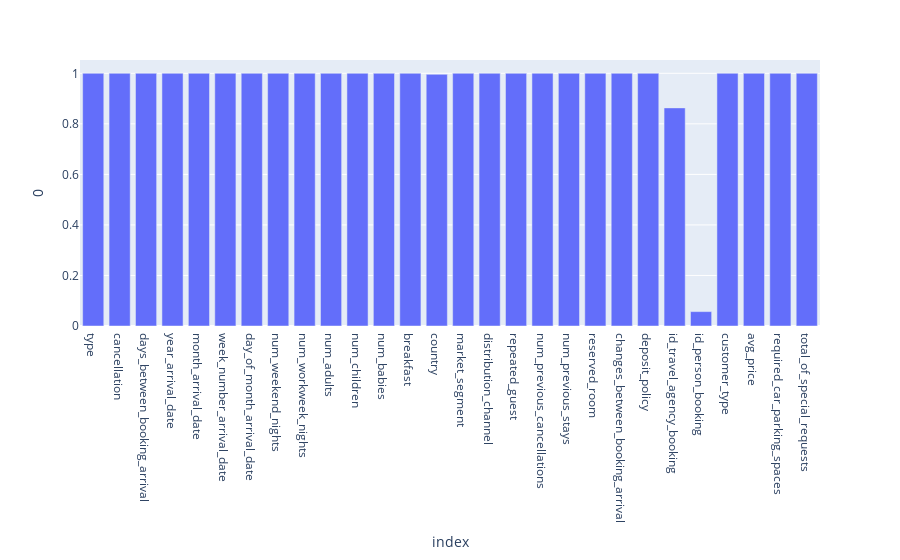

The notebook cell saved with this chart:
### Markdown cell above
### Checking NaN values

### Code cell
nan_df = pd.DataFrame()
values = []


for column in df.columns:
    nan_df[column] = [len(df[column].dropna())/len(df)]

nan_df = nan_df.T
    
fig = px.bar(nan_df, x=nan_df.index, y=0)
fig.show()

### Figure 1 — Plotly figure (JSON) as saved in the notebook; plotly's stock layout.template omitted (floating-point values rounded to 4 significant figures)
{"data": [{"alignmentgroup": "True", "hovertemplate": "index=%{x}<br>0=%{y}<extra></extra>", "legendgroup": "", "marker": {"color": "#636efa", "pattern": {"shape": ""}}, "name": "", "offsetgroup": "", "orientation": "v", "showlegend": false, "textposition": "auto", "type": "bar", "x": ["type", "cancellation", "days_between_booking_arrival", "year_arrival_date", "month_arrival_date", "week_number_arrival_date", "day_of_month_arrival_date", "num_weekend_nights", "num_workweek_nights", "num_adults", "num_children", "num_babies", "breakfast", "country", "market_segment", "distribution_channel", "repeated_guest", "num_previous_cancellations", "num_previous_stays", "reserved_room", "changes_between_booking_arrival", "deposit_policy", "id_travel_agency_booking", "id_person_booking", "customer_type", "avg_price", "required_car_parking_spaces", "total_of_special_requests"], "xaxis": "x", "y": [1, 1, 1, 1, 1, 1, 1, 1, 1, 1, 1.0, 1, 1, 0.9959, 1, 1, 1, 1, 1, 1, 1, 1, 0.8631, 0.05693, 1, 1, 1, 1], "yaxis": "y"}], "layout": {"barmode": "relative", "legend": {"tracegroupgap": 0}, "margin": {"t": 60}, "xaxis": {"anchor": "y", "domain": [0, 1], "title": {"text": "index"}}, "yaxis": {"anchor": "x", "domain": [0, 1], "title": {"text": "0"}}}}
